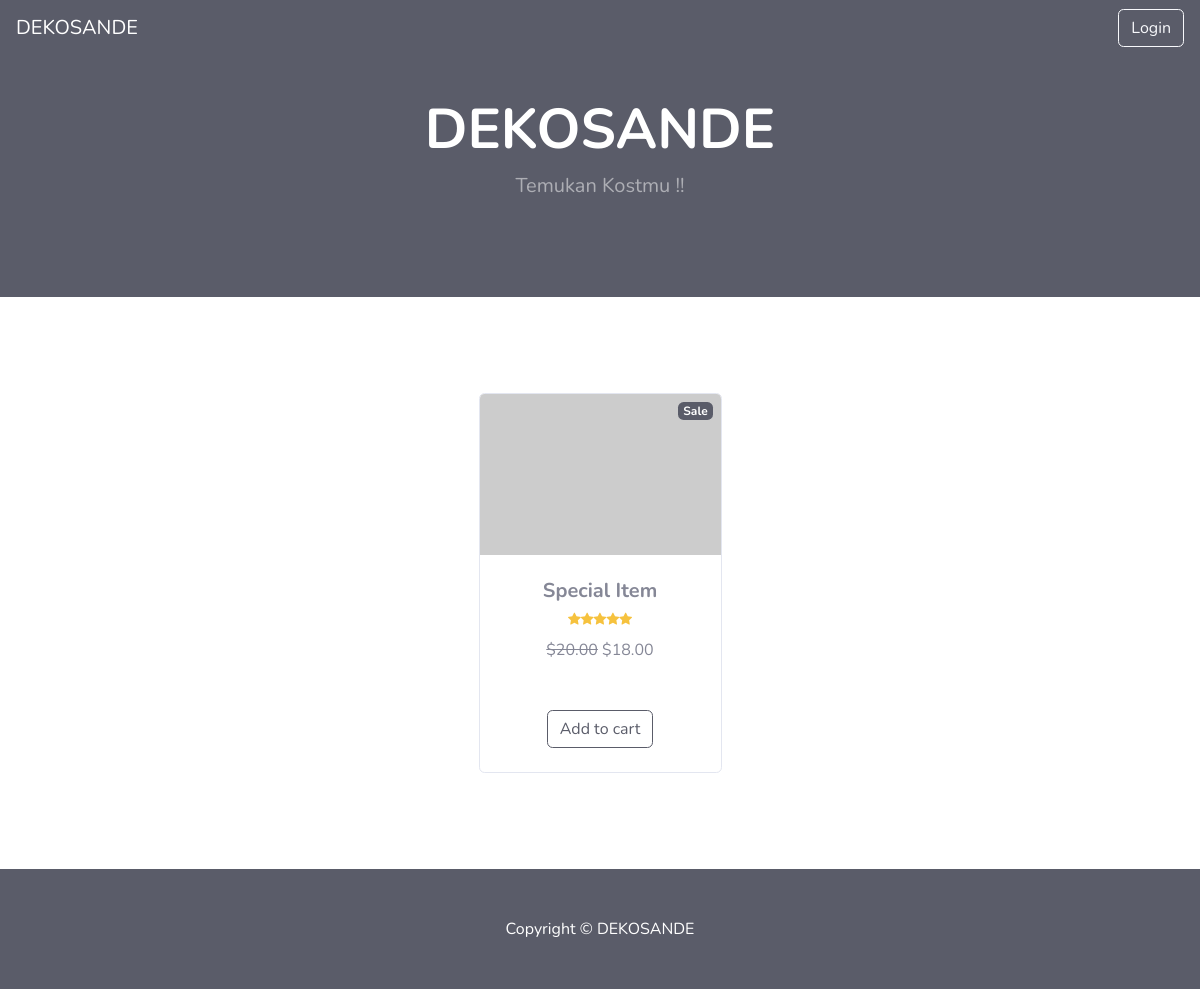
Before: / with the older database file.
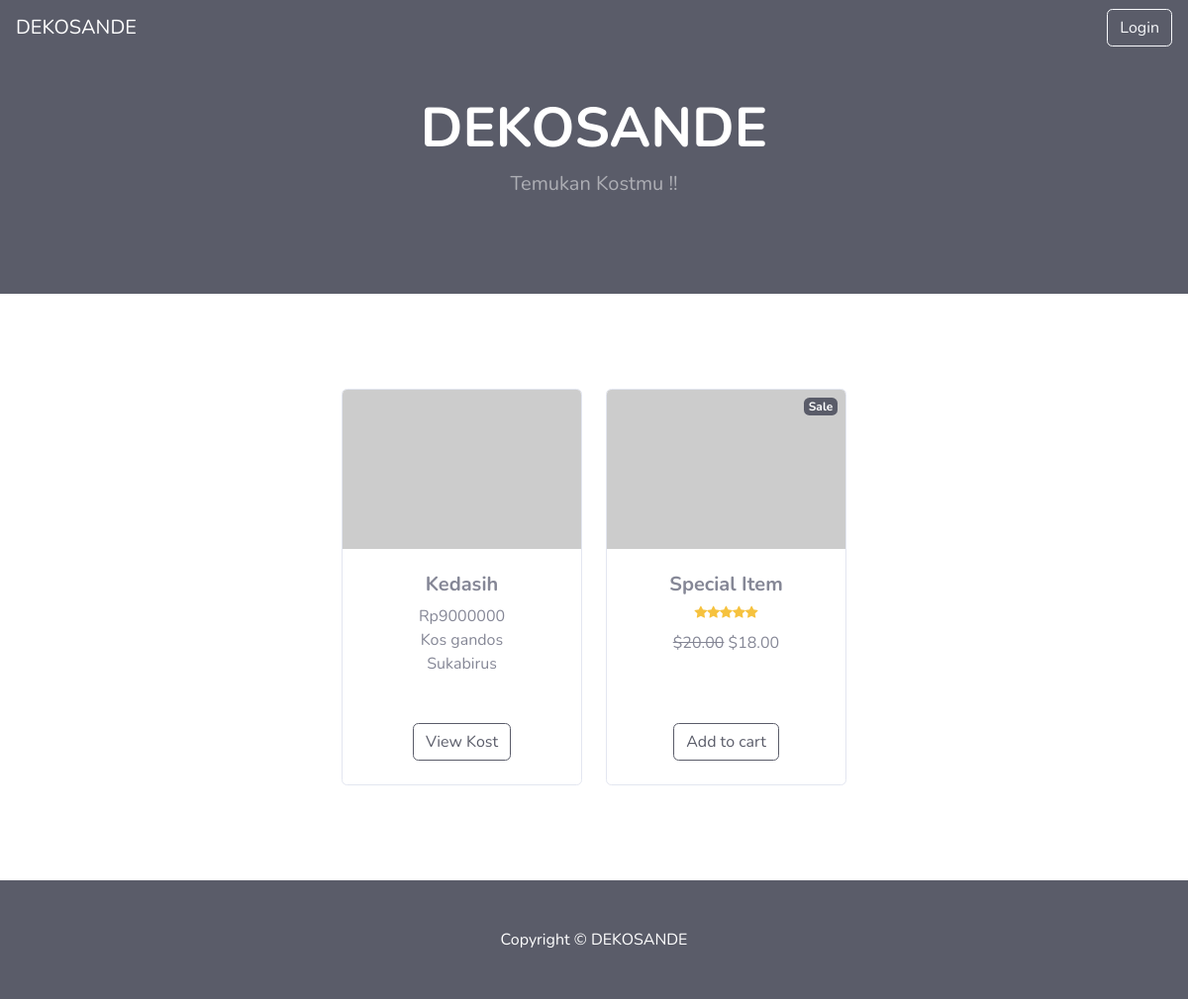
After: the same page with the newer database file.
### tables this page shows
CREATE TABLE `kos` (
  `idKos` int(11) NOT NULL,
  `namaKos` varchar(30) NOT NULL,
  `jenisKos` tinyint(1) NOT NULL,
  `hargaKos` int(8) NOT NULL,
  `alamatKos` varchar(100) NOT NULL,
  `deskripsi` text NOT NULL,
  `nama_file` varchar(50) NOT NULL,
  `NIK` varchar(16) NOT NULL
);

### application/controllers/Welcome.php (called while the page is built, shortened)
<?php
	class Welcome extends CI_Controller {
		public function __construct()
		{
			$this->load->helper('form');
			$this->load->model('KostModel');
		}
		public function index()
		{
			$data['main_view'] = 'HomeView';
			$data['title'] = 'Home';
			$data['kos'] = $this->KostModel->getAllKost();
			$this->load->view('PageView', $data);
		}
	}

### index.php (called while the page is built, shortened)
<?php
require_once BASEPATH.'core/CodeIgniter.php';

### application/models/KostModel.php (called while the page is built, shortened)
<?php
class KostModel extends CI_Model {
    public function getAllKost()
    {
        return $this->db->select('*')
                        ->from('kos')
                        ->get()->result_array();
    }
}

### application/views/HomeView.php (the view, shortened to what this page needs)
<?php $this->load->view('template/Navbar');?>
<div>
    <header class="bg-dark py-5">
        <div class="container px-4 px-lg-5 my-5">
            <div class="text-center text-white">
                <h1 class="display-4 fw-bolder">DEKOSANDE</h1>
                <p class="lead fw-normal text-white-50 mb-0">Temukan Kostmu !!</p>
            </div>
        </div>
    </header>
    <section class="py-5">
        <div class="container px-4 px-lg-5 mt-5">
            <div class="row gx-4 gx-lg-5 row-cols-2 row-cols-md-3 row-cols-xl-4 justify-content-center">
                <?php
                    foreach($kos as $data) {
                        echo '
                            <div class="col mb-5">
                                <div class="card h-100">
                                    <img class="card-img-top" src="https://dummyimage.com/450x300/dee2e6/6c757d.jpg" alt="..." />
                                    <div class="card-body p-4">
                                        <div class="text-center">
                                            <h5 class="fw-bolder"> '.$data["namaKos"].' </h5>
                                            Rp'.$data["hargaKos"].'<br>
                                            '.$data["deskripsi"].'<br>
                                            '.$data["alamatKos"].'
                                        </div>
                                    </div>
                                    <div class="card-footer p-4 pt-0 border-top-0 bg-transparent">
                                        <div class="text-center"><a class="btn btn-outline-dark mt-auto" href="'.site_url('KostController/data_kost_id/'.$data["idKos"]).'">View Kost</a></div>
                                    </div>
                                </div>
                            </div>
                        ';
                    }
                ?>
                <div class="col mb-5">
                    <div class="card h-100">
                        <div class="badge bg-dark text-white position-absolute" style="top: 0.5rem; right: 0.5rem">Sale</div>
                        <img class="card-img-top" src="https://dummyimage.com/450x300/dee2e6/6c757d.jpg" alt="..." />
                        <div class="card-body p-4">
                            <div class="text-center">
                                <h5 class="fw-bolder">Special Item</h5>
                                <div class="d-flex justify-content-center small text-warning mb-2">
                                    <div class="bi-star-fill"></div>
                                    <div class="bi-star-fill"></div>
                                    <div class="bi-star-fill"></div>
                                    <div class="bi-star-fill"></div>
                                    <div class="bi-star-fill"></div>
                                </div>
                                <span class="text-muted text-decoration-line-through">$20.00</span>
                                $18.00
                            </div>
                        </div>
                        <div class="card-footer p-4 pt-0 border-top-0 bg-transparent">
                            <div class="text-center"><a class="btn btn-outline-dark mt-auto" href="#">Add to cart</a></div>
                        </div>
                    </div>
                </div>
            </div>
        </div>
    </section>
    <?php $this->load->view('template/Footer');?>
</div>

### application/views/PageView.php (shortened to what this page needs)
<!DOCTYPE html>
<html lang="en">
<head>
    <link rel="stylesheet" type="text/css" href="https://cdn.jsdelivr.net/npm/sweetalert2@7.26.10/dist/sweetalert2.min.css" >
    <link rel="stylesheet" href="https://stackpath.bootstrapcdn.com/bootstrap/4.4.1/css/bootstrap.min.css">
    <link href="https://use.fontawesome.com/releases/v5.13.0/css/all.css" rel="stylesheet">
    <link href="https://cdn.jsdelivr.net/npm/bootstrap-icons@1.5.0/font/bootstrap-icons.css" rel="stylesheet" />
    <link href="<?= base_url('asset/css/styles.css') ?>" rel="stylesheet" />
    <link href="vendor/fontawesome-free/css/all.min.css" rel="stylesheet" type="text/css">
    <link href="../../asset/css/sb-admin-2.min.css" rel="stylesheet">
</head>
<body>
  <?php if(isset($data)) {
          $this->load->view($main_view, $data);
        } else {
          $this->load->view($main_view);
        } ?>
</body>
</html>

### application/views/template/Navbar.php (shortened to what this page needs)
<div>
    <nav class="navbar navbar-expand-lg navbar-dark bg-dark fixed-top">
        <a class="navbar-brand" href="<?= site_url('Welcome')?>">DEKOSANDE</a>
        <div class="collapse navbar-collapse" id="navbarSupportedContent">
            <?php if($this->session->userdata('data_login') == False) {?>
                <a class="btn btn-outline-light" href="<?= site_url('Welcome/login') ?>">Login</a>
            <?php } ?>
        </div>
    </nav>
</div>

### application/views/template/Footer.php
<div>
    <footer class="py-5 bg-dark">
        <div class="container"><p class="m-0 text-center text-white">Copyright &copy; DEKOSANDE</p></div>
    </footer>
</div>

Changed rows visible on the page:
added kos: namaKos "Kedasih", hargaKos "9000000", deskripsi "Kos gandos", alamatKos "Sukabirus"
